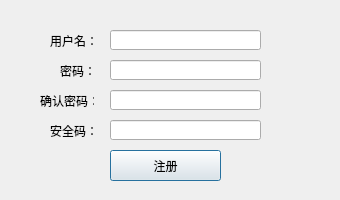
<?xml version="1.0" encoding="UTF-8"?>
<ui version="4.0">
 <class>regeditDialog</class>
 <widget class="QDialog" name="regeditDialog">
  <property name="geometry">
   <rect>
    <x>0</x>
    <y>0</y>
    <width>340</width>
    <height>200</height>
   </rect>
  </property>
  <property name="sizePolicy">
   <sizepolicy hsizetype="Fixed" vsizetype="Fixed">
    <horstretch>0</horstretch>
    <verstretch>0</verstretch>
   </sizepolicy>
  </property>
  <property name="minimumSize">
   <size>
    <width>340</width>
    <height>200</height>
   </size>
  </property>
  <property name="maximumSize">
   <size>
    <width>340</width>
    <height>200</height>
   </size>
  </property>
  <property name="windowTitle">
   <string>账号注册</string>
  </property>
  <widget class="CheckQLineEdit" name="text_username">
   <property name="geometry">
    <rect>
     <x>110</x>
     <y>30</y>
     <width>151</width>
     <height>20</height>
    </rect>
   </property>
  </widget>
  <widget class="CheckQLineEdit" name="text_passwd1">
   <property name="geometry">
    <rect>
     <x>110</x>
     <y>60</y>
     <width>151</width>
     <height>20</height>
    </rect>
   </property>
   <property name="echoMode">
    <enum>QLineEdit::Password</enum>
   </property>
  </widget>
  <widget class="CheckQLineEdit" name="text_passwd2">
   <property name="geometry">
    <rect>
     <x>110</x>
     <y>90</y>
     <width>151</width>
     <height>20</height>
    </rect>
   </property>
   <property name="echoMode">
    <enum>QLineEdit::Password</enum>
   </property>
  </widget>
  <widget class="CheckQLineEdit" name="text_qq">
   <property name="geometry">
    <rect>
     <x>110</x>
     <y>120</y>
     <width>151</width>
     <height>20</height>
    </rect>
   </property>
   <property name="font">
    <font>
     <pointsize>9</pointsize>
    </font>
   </property>
   <property name="echoMode">
    <enum>QLineEdit::Password</enum>
   </property>
  </widget>
  <widget class="QLabel" name="label">
   <property name="geometry">
    <rect>
     <x>50</x>
     <y>30</y>
     <width>54</width>
     <height>21</height>
    </rect>
   </property>
   <property name="text">
    <string>用户名：</string>
   </property>
  </widget>
  <widget class="QLabel" name="label_2">
   <property name="geometry">
    <rect>
     <x>60</x>
     <y>60</y>
     <width>54</width>
     <height>21</height>
    </rect>
   </property>
   <property name="text">
    <string>密码：</string>
   </property>
  </widget>
  <widget class="QLabel" name="label_3">
   <property name="geometry">
    <rect>
     <x>40</x>
     <y>90</y>
     <width>54</width>
     <height>21</height>
    </rect>
   </property>
   <property name="text">
    <string>确认密码：</string>
   </property>
  </widget>
  <widget class="QLabel" name="label_4">
   <property name="geometry">
    <rect>
     <x>50</x>
     <y>120</y>
     <width>54</width>
     <height>21</height>
    </rect>
   </property>
   <property name="text">
    <string>安全码：</string>
   </property>
  </widget>
  <widget class="QPushButton" name="pushButton">
   <property name="geometry">
    <rect>
     <x>110</x>
     <y>150</y>
     <width>111</width>
     <height>31</height>
    </rect>
   </property>
   <property name="sizePolicy">
    <sizepolicy hsizetype="Fixed" vsizetype="Fixed">
     <horstretch>0</horstretch>
     <verstretch>0</verstretch>
    </sizepolicy>
   </property>
   <property name="text">
    <string>注册</string>
   </property>
  </widget>
 </widget>
 <customwidgets>
  <customwidget>
   <class>CheckQLineEdit</class>
   <extends>QLineEdit</extends>
   <header location="global">checkqlineedit.h</header>
  </customwidget>
 </customwidgets>
 <resources/>
 <connections/>
</ui>
